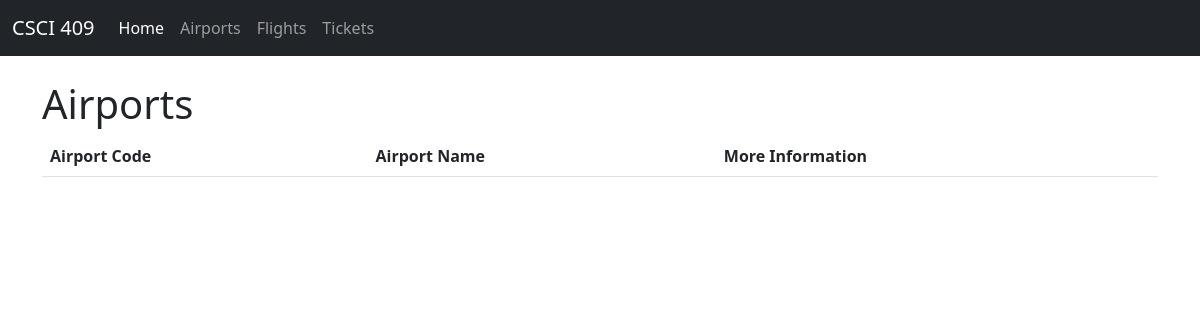
Before: /airports/ with the older database file.
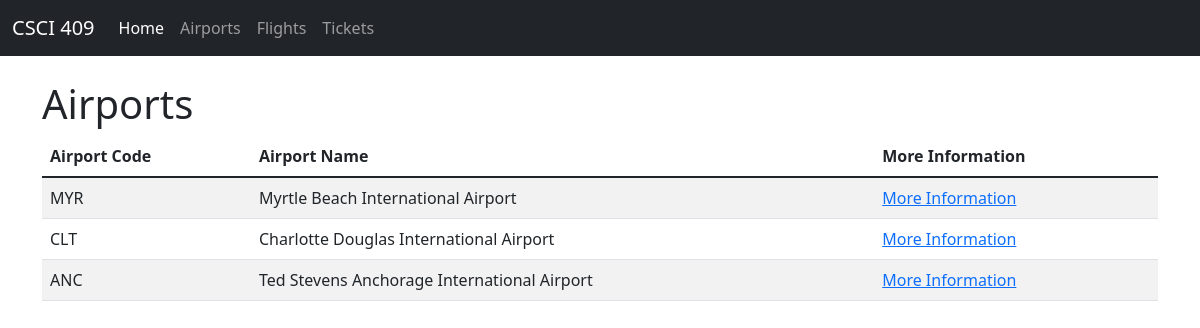
After: the same page with the newer database file.
### airports/models.py (models this page shows)
class Airport(models.Model):
    name = models.CharField(max_length=255)
    airport_code = models.CharField(max_length=3)
    address = models.CharField(max_length=255)
    city = models.CharField(max_length=255)
    state = models.CharField(max_length=2)
    zipcode = models.CharField(max_length=5)
    is_open = models.BooleanField()

### airports/views.py (the view)
# urls.py: path('/', views.index),
def index(request):
    airports = Airport.objects.all()
    context = {'airports': airports}
    return render(request, 'airports/index.html', context)

### airports/templates/airports/index.html
{% extends 'base.html' %}
{% block content %}
<h1>Airports</h1>
<table class="table table-striped">
    <thead>
        <tr>
            <th scope="col">Airport Code</th>
            <th scope="col">Airport Name</th>
            <th scope="col">More Information</th>
        </tr>
    </thead>
    <tbody>
        {% for airport in airports %}
            <tr>
                <td>{{ airport.airport_code }}</td>
                <td>{{ airport.name }}</td>
                <td><a href="/airports/{{ airport.airport_code }}">More Information</a></td>
            </tr>
        {% endfor %}
    </tbody>
</table>
{% endblock %}

Changed rows visible on the page:
added Airport: airport_code "MYR", name "Myrtle Beach International Airport"
added Airport: airport_code "CLT", name "Charlotte Douglas International Airport"
added Airport: airport_code "ANC", name "Ted Stevens Anchorage International Airport"
